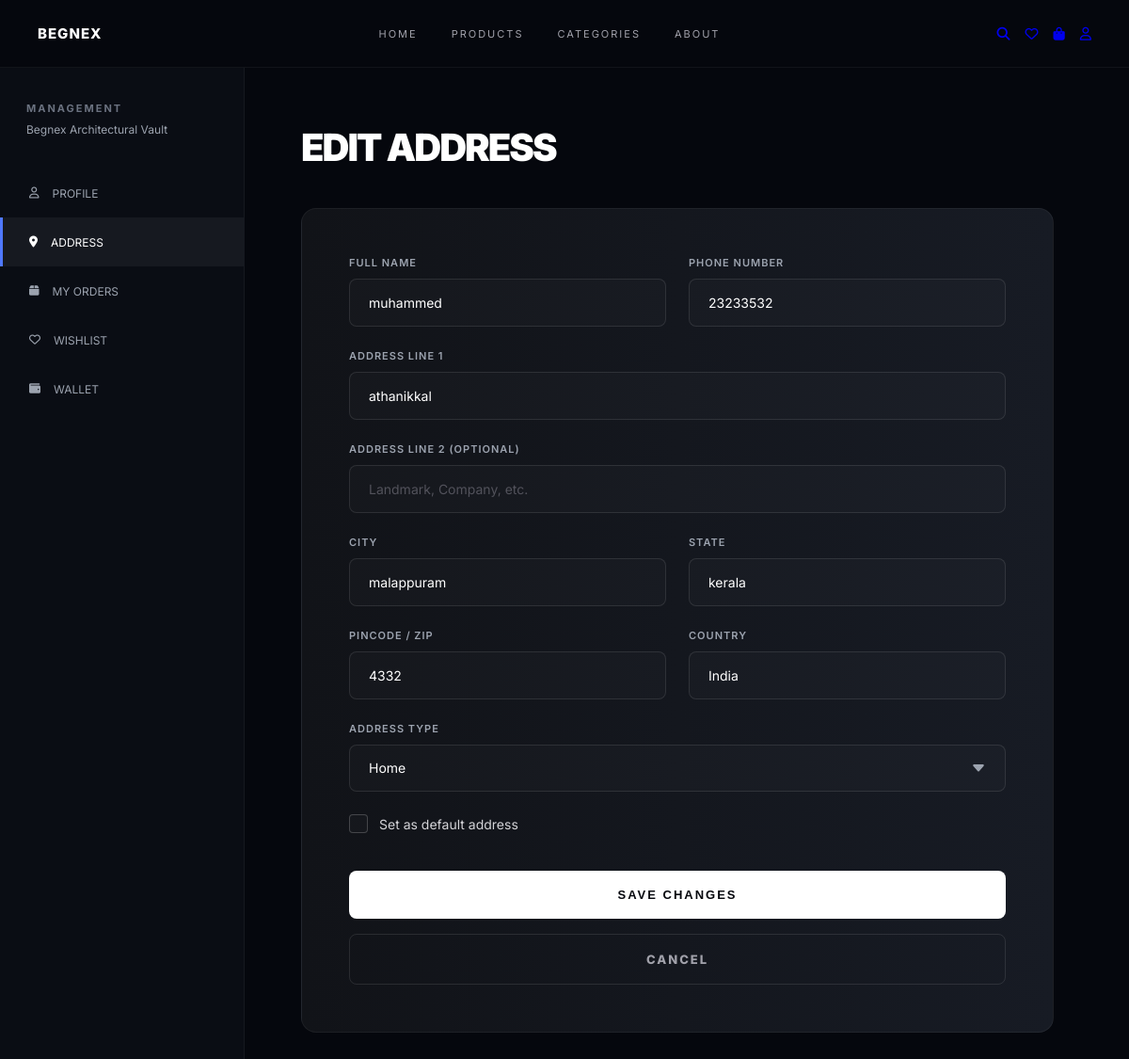
The page /address/edit/3/ (signed in) on the database its author committed.
### user/address/models.py (models this page shows, shortened)
class Address(models.Model):
    ADDRESS_TYPES = (
        ('Home', 'Home'),
        ('Work', 'Work'),
        ('Other', 'Other'),
    )
    user = models.ForeignKey(settings.AUTH_USER_MODEL, on_delete=models.CASCADE, related_name='addresses')
    name = models.CharField(max_length=150)
    phone_number = models.CharField(max_length=15)
    address_line_1 = models.CharField(max_length=255)
    address_line_2 = models.CharField(max_length=255, blank=True, null=True)
    city = models.CharField(max_length=100)
    state = models.CharField(max_length=100)
    pincode = models.CharField(max_length=20)
    country = models.CharField(max_length=100, default='India')
    address_type = models.CharField(max_length=10, choices=ADDRESS_TYPES, default='Home')
    is_default = models.BooleanField(default=False)
    created_at = models.DateTimeField(auto_now_add=True)
    updated_at = models.DateTimeField(auto_now=True)

### user/address/views.py (the view, shortened to what this page needs)
# urls.py: path('edit/<int:id>/', views.edit_address, name='edit_address'),
@login_required
def edit_address(request, id):
    address = get_object_or_404(Address, id=id, user=request.user)
    return render(request, 'address/address_form.html', {'address': address})

### user/address/templates/address/address_form.html (shortened to what this page needs)
<!DOCTYPE html>
<html lang="en">
<head>
    <link rel="stylesheet" href="https://cdnjs.cloudflare.com/ajax/libs/font-awesome/6.5.1/css/all.min.css">
</head>
<body>
    <nav class="navbar">
        <div class="logo">BEGNEX</div>
        <div class="nav-links">
            <a href="{% url 'home' %}">HOME</a>
            <a href="#">PRODUCTS</a>
            <a href="#">CATEGORIES</a>
            <a href="#">ABOUT</a>
        </div>
        <div class="nav-icons">
            <a href="#"><i class="fa-solid fa-magnifying-glass"></i></a>
            <a href="#"><i class="fa-regular fa-heart"></i></a>
            <a href="#" class="cart-icon"><i class="fa-solid fa-bag-shopping"></i></a>
            <a href="{% url 'profile' %}"><i class="fa-regular fa-user"></i></a>
        </div>
    </nav>
    <section class="profile-wrapper">
        <div class="sidebar">
            <div class="sidebar-title">
                <h4>MANAGEMENT</h4>
                <p>Begnex Architectural Vault</p>
            </div>
            <div class="sidebar-links">
                <a href="{% url 'profile' %}"><i class="fa-regular fa-user"></i> PROFILE</a>
                <a href="{% url 'address_list' %}" class="active"><i class="fa-solid fa-location-dot"></i> ADDRESS</a>
                <a href="#"><i class="fa-solid fa-box"></i> MY ORDERS</a>
                <a href="#"><i class="fa-regular fa-heart"></i> WISHLIST</a>
                <a href="#"><i class="fa-solid fa-wallet"></i> WALLET</a>
            </div>
        </div>
        <div class="profile-content">
            <h1 class="profile-title">
                {% if address %}EDIT ADDRESS{% else %}ADD NEW ADDRESS{% endif %}
            </h1>
            <div class="form-card">
                <form method="POST">
                    <div class="form-row">
                        <div class="form-group">
                            <label class="form-label">FULL NAME</label>
                            <input type="text" name="name" class="form-control" placeholder="John Doe" value="{{ address.name|default:'' }}" required>
                        </div>
                        <div class="form-group">
                            <label class="form-label">PHONE NUMBER</label>
                            <input type="text" name="phone_number" class="form-control" placeholder="+1 234 567 8900" value="{{ address.phone_number|default:'' }}" required>
                        </div>
                    </div>
                    <div class="form-group" style="margin-bottom: 24px;">
                        <label class="form-label">ADDRESS LINE 1</label>
                        <input type="text" name="address_line_1" class="form-control" placeholder="123 Main St, Apt 4B" value="{{ address.address_line_1|default:'' }}" required>
                    </div>
                    <div class="form-group" style="margin-bottom: 24px;">
                        <label class="form-label">ADDRESS LINE 2 (OPTIONAL)</label>
                        <input type="text" name="address_line_2" class="form-control" placeholder="Landmark, Company, etc." value="{{ address.address_line_2|default:'' }}">
                    </div>
                    <div class="form-row">
                        <div class="form-group">
                            <label class="form-label">CITY</label>
                            <input type="text" name="city" class="form-control" placeholder="New York" value="{{ address.city|default:'' }}" required>
                        </div>
                        <div class="form-group">
                            <label class="form-label">STATE</label>
                            <input type="text" name="state" class="form-control" placeholder="NY" value="{{ address.state|default:'' }}" required>
                        </div>
                    </div>
                    <div class="form-row">
                        <div class="form-group">
                            <label class="form-label">PINCODE / ZIP</label>
                            <input type="text" name="pincode" class="form-control" placeholder="10001" value="{{ address.pincode|default:'' }}" required>
                        </div>
                        <div class="form-group">
                            <label class="form-label">COUNTRY</label>
                            <input type="text" name="country" class="form-control" placeholder="United States" value="{{ address.country|default:'India' }}" required>
                        </div>
                    </div>
                    <div class="form-group" style="margin-bottom: 24px;">
                        <label class="form-label">ADDRESS TYPE</label>
                        <select name="address_type" class="form-control">
                            <option value="Home" {% if address.address_type == 'Home' %}selected{% endif %}>Home</option>
                        </select>
                    </div>
                    <div class="checkbox-group">
                        <input type="checkbox" name="is_default" id="is_default" class="custom-checkbox" {% if address.is_default %}checked{% endif %}>
                        <label for="is_default" class="checkbox-label">Set as default address</label>
                    </div>
                    <button type="submit" class="btn-submit">
                        {% if address %}SAVE CHANGES{% else %}SAVE ADDRESS{% endif %}
                    </button>
                    <a href="{% url 'address_list' %}" class="btn-cancel">
                        CANCEL
                    </a>
                </form>
            </div>
        </div>
    </section>
</body>
</html>

### user/address/templates/address/address_form.html (style rules this page uses)
* { margin: 0; padding: 0; box-sizing: border-box; }
body { font-family: 'Inter', sans-serif; background: #05070D; color: white; overflow-x: hidden; }
a { text-decoration: none; }
.navbar { width: 100%; height: 72px; background: #05070D; border-bottom: 1px solid rgba(255, 255, 255, 0.05); display: flex; justify-content: space-between; align-items: center; padding: 0 40px; position: sticky; top: 0; z-index: 1000; }
.logo { font-size: 15px; font-weight: 800; letter-spacing: 1px; }
.nav-links { display: flex; gap: 36px; }
.nav-links a { color: #A1A1AA; font-size: 11px; letter-spacing: 2px; transition: .3s; }
.nav-icons { display: flex; gap: 16px; color: #D4D4D8; font-size: 14px; }
.profile-wrapper { width: 100%; min-height: calc(100vh - 72px); display: flex; }
.sidebar { width: 260px; background: #0A0D14; border-right: 1px solid rgba(255, 255, 255, 0.05); padding-top: 36px; flex-shrink: 0; }
.sidebar-title { padding: 0 28px; margin-bottom: 34px; }
.sidebar-title h4 { font-size: 11px; letter-spacing: 2px; color: #6B7280; margin-bottom: 8px; }
.sidebar-title p { font-size: 12px; color: #9CA3AF; }
.sidebar-links { display: flex; flex-direction: column; }
.sidebar-links a { height: 52px; display: flex; align-items: center; gap: 14px; padding: 0 28px; color: #9CA3AF; font-size: 12px; border-left: 3px solid transparent; transition: .3s; }
.sidebar-links a:hover, .sidebar-links .active { background: rgba(255, 255, 255, 0.05); color: white; border-color: #4F78FF; }
.profile-content { flex: 1; padding: 60px; }
.profile-title { font-size: 40px; font-weight: 900; letter-spacing: -2px; margin-bottom: 40px; }
.form-card { width: 100%; max-width: 800px; background: linear-gradient(to right, #111318, #171B24); border: 1px solid rgba(255, 255, 255, 0.05); padding: 50px; position: relative; overflow: hidden; border-radius: 16px; }
.form-row { display: flex; gap: 24px; margin-bottom: 24px; }
.form-group { flex: 1; display: flex; flex-direction: column; }
.form-label { font-size: 11px; font-weight: 600; letter-spacing: 1px; color: #9CA3AF; margin-bottom: 10px; }
.form-control { background: rgba(255, 255, 255, 0.02); border: 1px solid rgba(255, 255, 255, 0.1); border-radius: 8px; padding: 16px 20px; color: white; font-family: 'Inter', sans-serif; font-size: 14px; transition: .3s; }
.form-control::placeholder { color: #52525B; }
select.form-control { appearance: none; background-repeat: no-repeat; background-position: right 20px center; }
.checkbox-group { display: flex; align-items: center; gap: 12px; margin-bottom: 30px; margin-top: 10px; }
.custom-checkbox { appearance: none; width: 20px; height: 20px; border: 1px solid rgba(255,255,255,0.2); border-radius: 4px; background: rgba(255,255,255,0.02); cursor: pointer; position: relative; transition: .2s; }
.checkbox-label { font-size: 14px; color: #D4D4D8; cursor: pointer; }
.btn-submit { background: white; color: #05070D; border: none; padding: 18px 40px; border-radius: 8px; font-size: 13px; font-weight: 800; letter-spacing: 2px; cursor: pointer; transition: .3s; display: inline-flex; align-items: center; justify-content: center; gap: 10px; width: 100%; margin-top: 10px; }
.btn-cancel { background: transparent; color: #A1A1AA; border: 1px solid rgba(255,255,255,0.1); padding: 18px 40px; border-radius: 8px; font-size: 13px; font-weight: 800; letter-spacing: 2px; cursor: pointer; transition: .3s; display: inline-flex; align-items: center; justify-content: center; width: 100%; margin-top: 16px; }

### rows shown on the page
Address: name "muhammed", phone_number "23233532", address_line_1 "athanikkal", city "malappuram", state "kerala", pincode "4332", country "India", address_type "Home"
